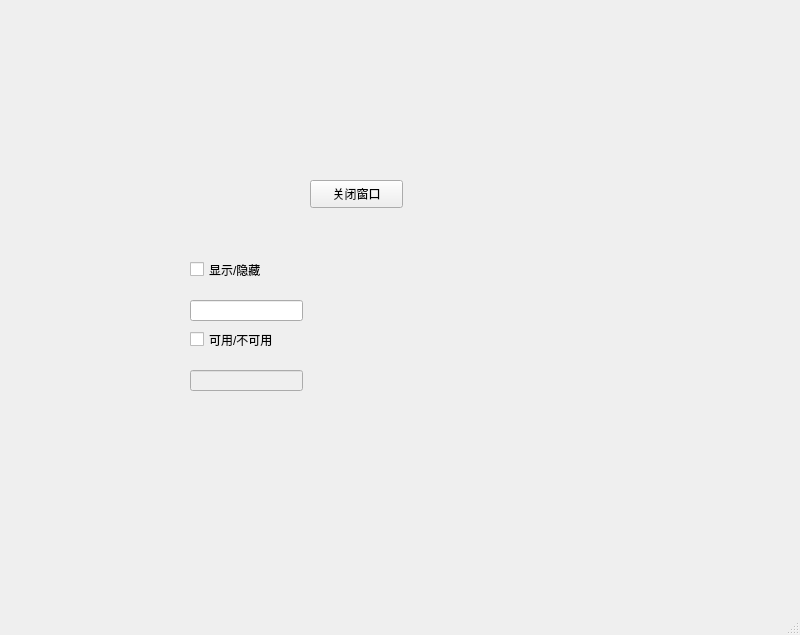
<?xml version="1.0" encoding="UTF-8"?>
<ui version="4.0">
 <class>MainWindow</class>
 <widget class="QMainWindow" name="MainWindow">
  <property name="geometry">
   <rect>
    <x>0</x>
    <y>0</y>
    <width>800</width>
    <height>635</height>
   </rect>
  </property>
  <property name="windowTitle">
   <string>MainWindow</string>
  </property>
  <widget class="QWidget" name="centralwidget">
   <widget class="QPushButton" name="pushButton">
    <property name="geometry">
     <rect>
      <x>310</x>
      <y>180</y>
      <width>93</width>
      <height>28</height>
     </rect>
    </property>
    <property name="text">
     <string>关闭窗口</string>
    </property>
   </widget>
   <widget class="QCheckBox" name="checkBox">
    <property name="enabled">
     <bool>true</bool>
    </property>
    <property name="geometry">
     <rect>
      <x>190</x>
      <y>260</y>
      <width>91</width>
      <height>19</height>
     </rect>
    </property>
    <property name="text">
     <string>显示/隐藏</string>
    </property>
   </widget>
   <widget class="QCheckBox" name="checkBox_2">
    <property name="geometry">
     <rect>
      <x>190</x>
      <y>330</y>
      <width>121</width>
      <height>19</height>
     </rect>
    </property>
    <property name="text">
     <string>可用/不可用</string>
    </property>
   </widget>
   <widget class="QLineEdit" name="lineEdit">
    <property name="geometry">
     <rect>
      <x>190</x>
      <y>300</y>
      <width>113</width>
      <height>21</height>
     </rect>
    </property>
   </widget>
   <widget class="QLineEdit" name="lineEdit_2">
    <property name="enabled">
     <bool>false</bool>
    </property>
    <property name="geometry">
     <rect>
      <x>190</x>
      <y>370</y>
      <width>113</width>
      <height>21</height>
     </rect>
    </property>
   </widget>
  </widget>
  <widget class="QMenuBar" name="menubar">
   <property name="geometry">
    <rect>
     <x>0</x>
     <y>0</y>
     <width>800</width>
     <height>26</height>
    </rect>
   </property>
  </widget>
  <widget class="QStatusBar" name="statusbar"/>
 </widget>
 <resources/>
 <connections>
  <connection>
   <sender>pushButton</sender>
   <signal>clicked()</signal>
   <receiver>lineEdit</receiver>
   <slot>clear()</slot>
   <hints>
    <hint type="sourcelabel">
     <x>373</x>
     <y>226</y>
    </hint>
    <hint type="destinationlabel">
     <x>291</x>
     <y>339</y>
    </hint>
   </hints>
  </connection>
  <connection>
   <sender>checkBox</sender>
   <signal>toggled(bool)</signal>
   <receiver>lineEdit</receiver>
   <slot>setHidden(bool)</slot>
   <hints>
    <hint type="sourcelabel">
     <x>244</x>
     <y>303</y>
    </hint>
    <hint type="destinationlabel">
     <x>227</x>
     <y>329</y>
    </hint>
   </hints>
  </connection>
  <connection>
   <sender>checkBox_2</sender>
   <signal>toggled(bool)</signal>
   <receiver>lineEdit_2</receiver>
   <slot>setVisible(bool)</slot>
   <hints>
    <hint type="sourcelabel">
     <x>265</x>
     <y>365</y>
    </hint>
    <hint type="destinationlabel">
     <x>282</x>
     <y>405</y>
    </hint>
   </hints>
  </connection>
 </connections>
</ui>
